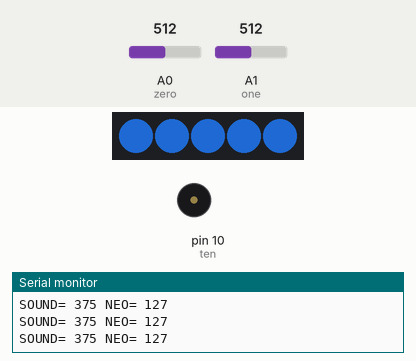
This sketch was run on a simulated Arduino Uno, built with avr-gcc and run on an emulated ATmega328P. On the bench: 5 RGB LEDs in strip order, left to right, buzzer (waves = sounding), the last lines printed to the serial monitor. Inputs (shaded band) come from the test bench; at power-on: A1 (one) = 512, A0 (zero) = 512. Dim RGB values are drawn brighter than linear.

Above: at 1.2 s.
1.3 s: A1 (one) set to 306
At 1.7 s:
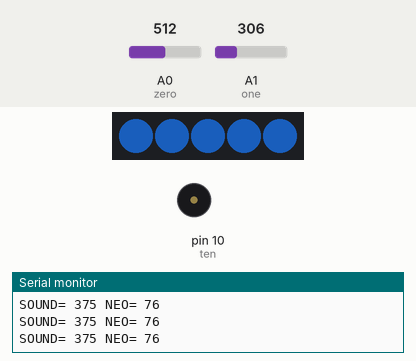
2.8 s: A1 (one) set to 0
At 3.2 s:
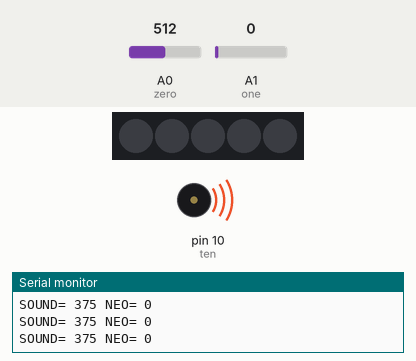
5.8 s: A1 (one) set to 110
At 6.8 s:
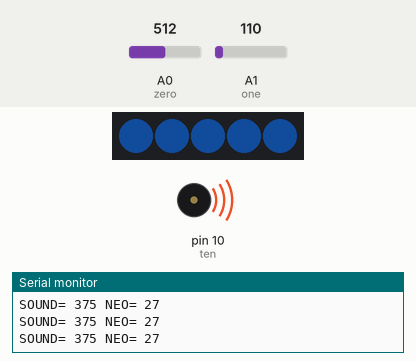
7.3 s: A1 (one) set to 511
At 8.5 s:
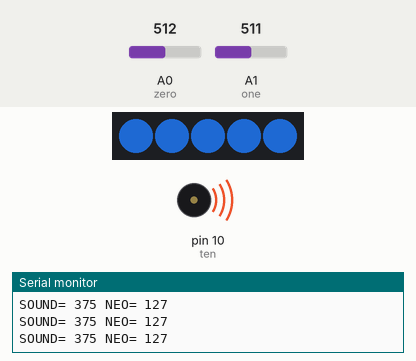
8.8 s: A1 (one) set to 122
At 9.3 s:
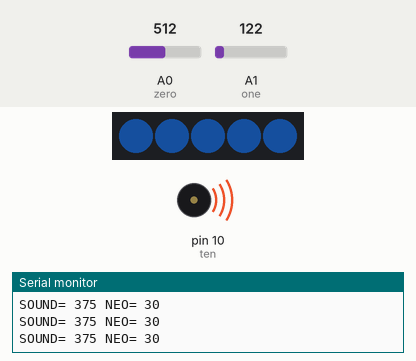
Timing chart, 0 to 12.8 s (numbered marks = the images above; inputs shaded):
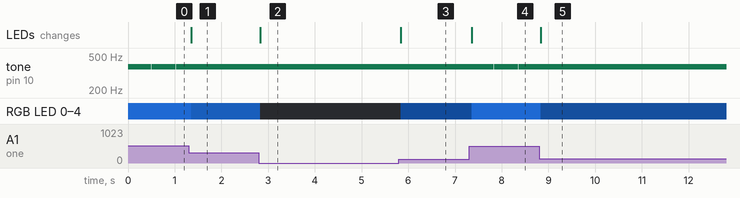

The sketch:

laserbox.ino
```cpp
#include <Adafruit_NeoPixel.h>

// digital pin 2 has a pushbutton attached to it. Give it a name:
// init other pins
int zero = A0;
int one = A1;
#define PIN 9
int ten = 10;

// arguments: number of pixels, pin number, weird one
Adafruit_NeoPixel strip = Adafruit_NeoPixel(5, PIN, NEO_GRB + NEO_KHZ800); // init strip

// the setup routine runs once when you press reset:
void setup() {
  // initialize serial communication at 9600 bits per second:
  Serial.begin(9600);
  // make the potent, pressure an input:
  pinMode(zero, INPUT);
  pinMode(one, INPUT);
  // define output:
  pinMode(ten, OUTPUT);
  // put your setup code here, to run once:
  strip.begin(); // startin our LEF Strip
  strip.show(); // init all pixels to "off"
}

// the loop routine runs over and over again forever:
void loop() {
  // read the input pin:
  int lightRead = analogRead(zero);
  int pressureRead = analogRead(one);

  // map the input to frequencies between 200 and 550
  int potentNine = map(lightRead, 0, 1023, 200, 550);
  // play tone for 10 milliseconds 100 times
  for(int i = 0; i < 100; i++){
    tone(ten, potentNine, 10);
  }
  // print sound value
  Serial.print("SOUND= ");
  Serial.print(potentNine);

  int pressureTen = map(pressureRead, 0, 1023, 0, 255);
  // put your main code here, to run repeatedly:
  for(int i=0; i<strip.numPixels(); i++){
    // strip.setPixelColor(index, red, green, blue)
    strip.setPixelColor(i, pressureTen/7,pressureTen/2,pressureTen); // set pixel to red
  }
  strip.show(); //update the strip

  // print neopixel value
  Serial.print(" NEO= ");
  Serial.println(pressureTen);


}
```

Measured:
- after the input at 1.3 s, RGB LED 0–4: RGB(18, 63, 127) → RGB(10, 38, 76) after 0.05 s; the LEDs: change after 0.05 s (image 1)
- after the input at 2.8 s, tone on pin 10 (ten): goes on until 2.8 s, then stays 375 Hz; RGB LED 0–4: RGB(10, 38, 76) → off at once; the LEDs: change at once (image 2)
- after the input at 5.8 s, tone on pin 10 (ten): alternates 375 Hz for 0.01 s and silent for 0.01 s, starting at once; RGB LED 0–4: off → RGB(3, 13, 27) at once; the LEDs: change at once (image 3)
- after the input at 7.3 s, RGB LED 0–4: RGB(3, 13, 27) → RGB(18, 63, 127) after 0.05 s; the LEDs: change after 0.05 s (image 4)
- after the input at 8.8 s, RGB LED 0–4: RGB(18, 63, 127) → RGB(4, 15, 30) at once; the LEDs: change at once (image 5)
- by itself, tone on pin 10 (ten): alternates 375 Hz for 0.01 s and silent for 0.01 s
